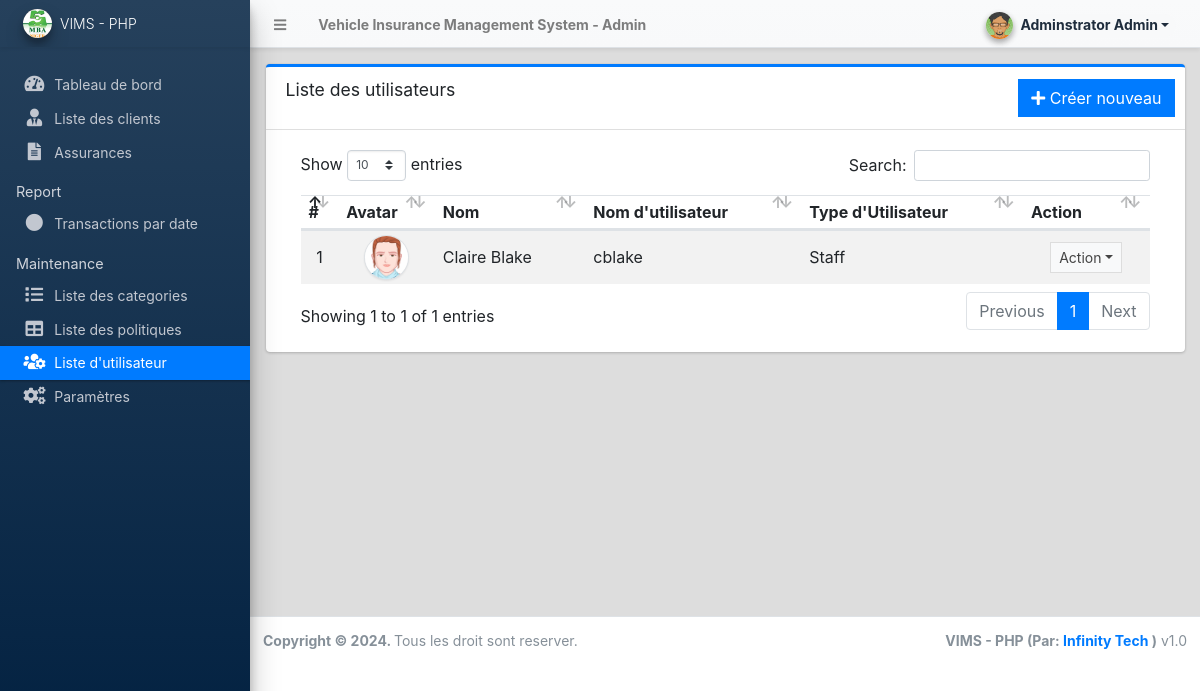
Page /admin/?page=user/list (signed in) on the committed database.
### tables this page shows
CREATE TABLE `users` (
  `id` int(50) NOT NULL,
  `firstname` varchar(250) NOT NULL,
  `middlename` text DEFAULT NULL,
  `lastname` varchar(250) NOT NULL,
  `username` text NOT NULL,
  `password` text NOT NULL,
  `avatar` text DEFAULT NULL,
  `last_login` datetime DEFAULT NULL,
  `type` tinyint(1) NOT NULL DEFAULT 0,
  `status` int(1) NOT NULL DEFAULT 1 COMMENT '0=not verified, 1 = verified',
  `date_added` datetime NOT NULL DEFAULT current_timestamp(),
  `date_updated` datetime DEFAULT NULL ON UPDATE current_timestamp()
);

### config.php (called while the page is built, shortened)
<?php
function validate_image($file){
	if(!empty($file)){
        $ex = explode('?',$file);
        $file = $ex[0];
        $param =  isset($ex[1]) ? '?'.$ex[1]  : '';
		if(is_file(base_app.$file)){
			return base_url.$file.$param;
		}else{
			return base_url.'dist/img/no-image-available.png';
		}
	}else{
		return base_url.'dist/img/no-image-available.png';
	}
}
?>

### admin/user/list.php (the view, shortened to what this page needs)
<div class="card card-outline card-primary">
	<div class="card-header">
		<h3 class="card-title">Liste des utilisateurs</h3>
		<div class="card-tools">
			<a href="?page=user/manage_user" class="btn btn-flat btn-primary"><span class="fas fa-plus"></span>  Créer nouveau </a>
		</div>
	</div>
	<div class="card-body">
		<div class="container-fluid">
        <div class="container-fluid">
			<table class="table table-hover table-striped">
				<!-- <colgroup>
					<col width="5%">
					<col width="10%">
					<col width="20%">
					<col width="20%">
					<col width="15%">
					<col width="15%">
					<col width="10%">
				</colgroup> -->
				<thead>
					<tr>
						<th>#</th>
						<th>Avatar</th>
						<th>Nom</th>
						<th>Nom d'utilisateur</th>
						<th>Type d'Utilisateur</th>
						<th>Action</th>
					</tr>
				</thead>
				<tbody>
					<?php
						$i = 1;
						$qry = $conn->query("SELECT *,concat(firstname,' ',lastname) as name from `users` where id != '1' order by concat(firstname,' ',lastname) asc ");
						while($row = $qry->fetch_assoc()):
					?>
						<tr>
							<td class="text-center"><?php echo $i++; ?></td>
							<td class="text-center"><img src="<?php echo validate_image($row['avatar']) ?>" class="img-avatar img-thumbnail p-0 border-2" alt="user_avatar"></td>
							<td><?php echo ucwords($row['name']) ?></td>
							<td ><p class="m-0 truncate-1"><?php echo $row['username'] ?></p></td>
							<td ><p class="m-0"><?php echo ($row['type'] == 1 )? "Adminstrator" : "Staff" ?></p></td>
							<td align="center">
								 <button type="button" class="btn btn-flat btn-default btn-sm dropdown-toggle dropdown-icon" data-toggle="dropdown">
				                  		Action
				                  </button>
							</td>
						</tr>
					<?php endwhile; ?>
				</tbody>
			</table>
		</div>
		</div>
	</div>
</div>

### admin/user/list.php (style rules this page uses)
.img-avatar { width:45px; height:45px; object-fit:cover; object-position:center center; border-radius:100%; }

### rows in the picture
users: avatar (picture), name "Claire Blake", username "cblake", type "Staff"

### other values in the picture
$_settings->info('name') "Vehicle Insurance Management System"
$_settings->userdata('firstname').' '.$_settings->userdata('lastname') "Adminstrator Admin"
$_settings->info('short_name') "VIMS - PHP"
